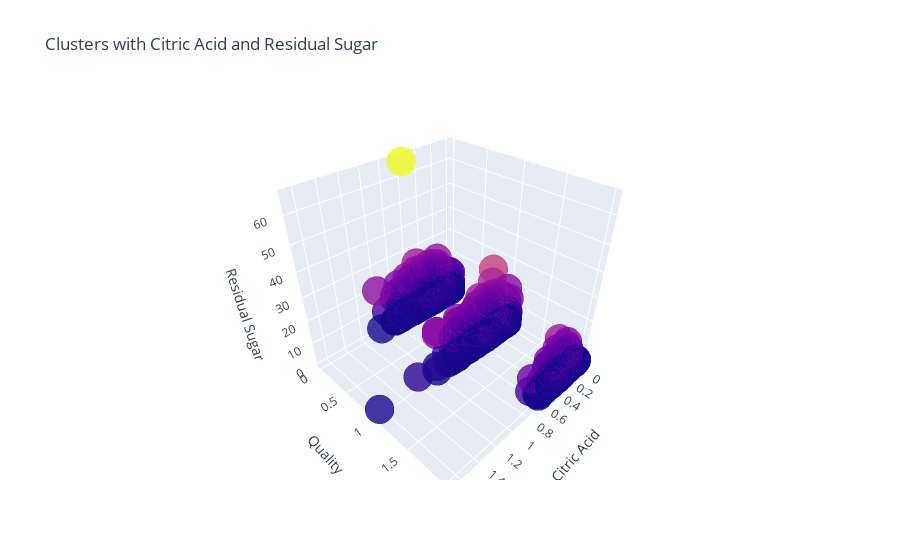

The code cell stored with this chart in its notebook:
### Code cell
import plotly as py
import plotly.graph_objs as go

data = df

trace1 = go.Scatter3d(
    x= data['citric acid'],
    y= data['quality_num'],
    z= data['residual sugar'],
    mode='markers',
     marker=dict(
        color = data['residual sugar'], 
        size= 10,
        line=dict(
            color= data['residual sugar'],
            width= 12
        ),
        opacity=0.8
     )
)
data1 = [trace1]
layout = go.Layout(
    title= 'Clusters with Citric Acid and Residual Sugar',
    scene = dict(
            xaxis = dict(title  = 'Citric Acid'),
            yaxis = dict(title  = 'Quality'),
            zaxis = dict(title  = 'Residual Sugar')
        )
)
fig = go.Figure(data=data1, layout=layout)
py.offline.iplot(fig)

### Figure 1 — Plotly figure (JSON) as saved in the notebook; plotly's stock layout.template omitted (floating-point values rounded to 4 significant figures; data arrays with more than 128 entries replaced by an {"elided": "..."} marker saying what was removed)
{"data": [{"marker": {"color": {"elided": "5320 float values"}, "line": {"color": {"elided": "5320 float values"}, "width": 12}, "opacity": 0.8, "size": 10}, "mode": "markers", "type": "scatter3d", "x": {"elided": "5320 float values"}, "y": {"elided": "5320 int values"}, "z": {"elided": "5320 float values"}}], "layout": {"scene": {"xaxis": {"title": {"text": "Citric Acid"}}, "yaxis": {"title": {"text": "Quality"}}, "zaxis": {"title": {"text": "Residual Sugar"}}}, "title": {"text": "Clusters with Citric Acid and Residual Sugar"}}}
